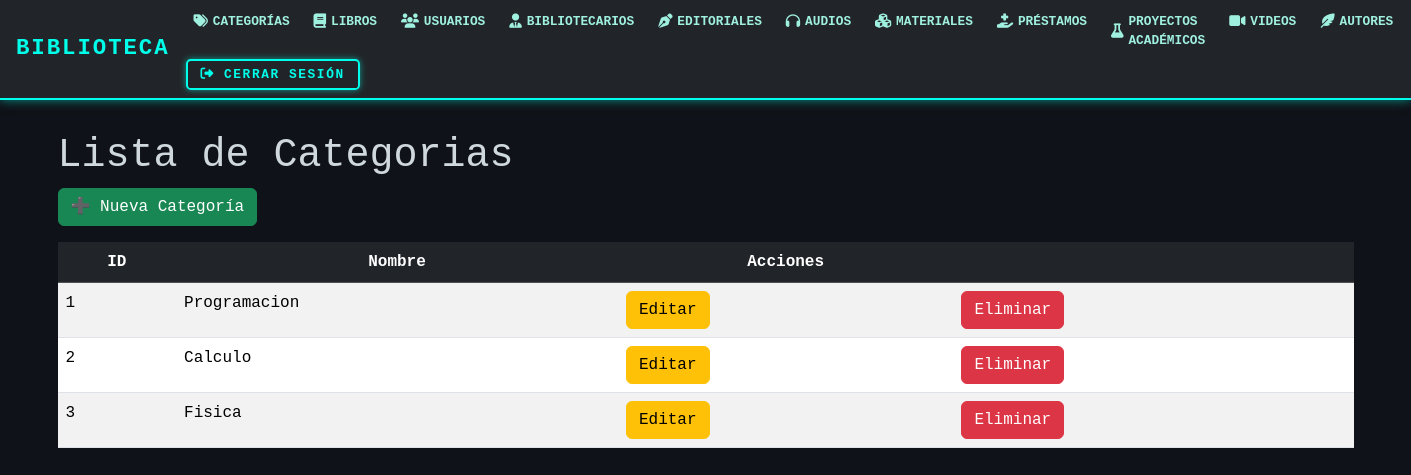
Before: /categorias/ with the older database file.
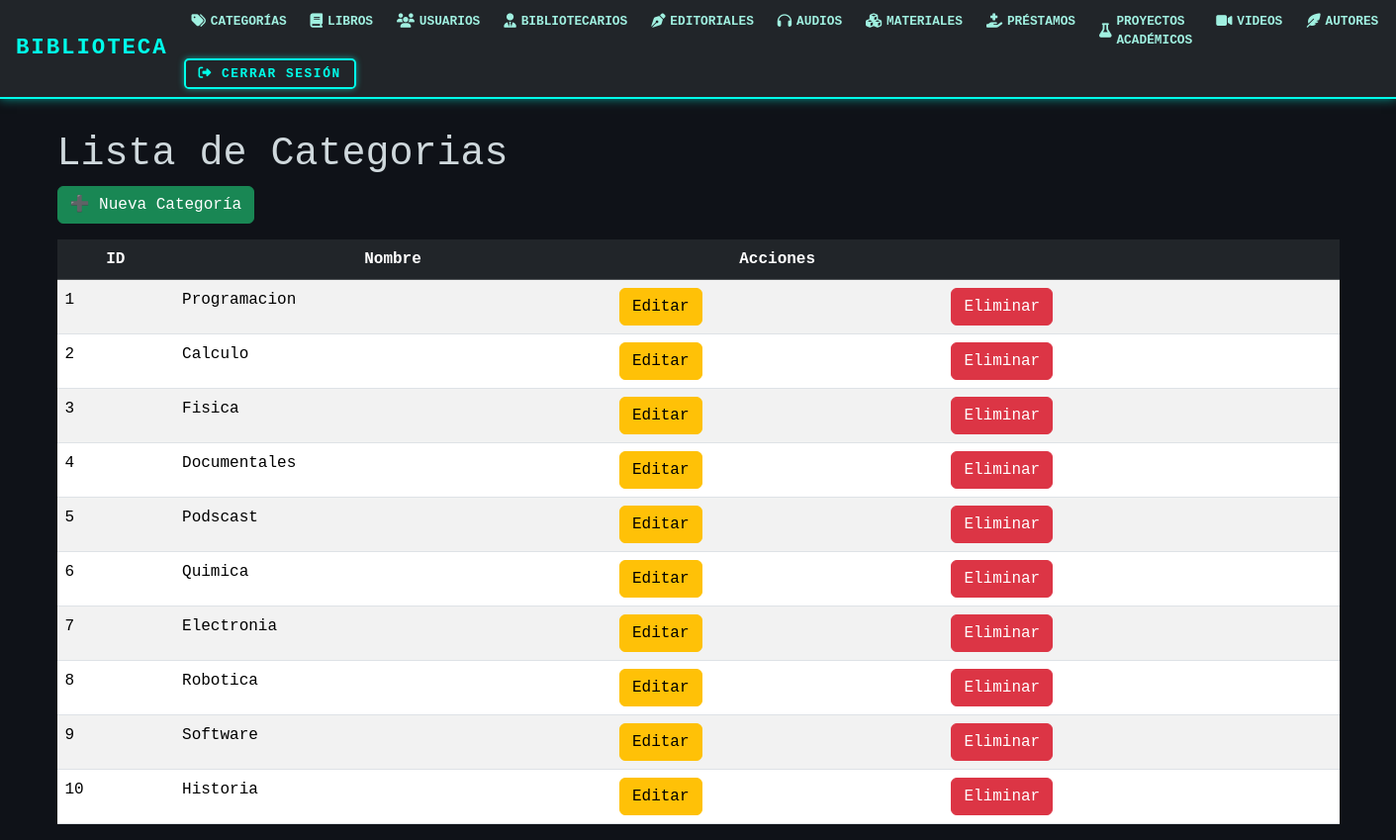
After: the same page with the newer database file.
### models/categoria_model.py (models this page shows, shortened)
class Categoria(db.Model):
    __tablename__ = "categoria"
    id_cat = db.Column(db.Integer, primary_key=True)
    nombre = db.Column(db.String(50), nullable=False)
    materiales = db.relationship('Material', back_populates='categoria')
    @staticmethod
    def get_all():
        return Categoria.query.all()

### controllers/categoria_controllers.py (the view)
@categoria_bp.route("/")
def index():
    categorias = Categoria.get_all()
    return categoria_view.list(categorias)

### views/categoria_view.py (called while the page is built)
def list(categorias):
    return render_template('categorias/index.html', categorias=categorias)

### templates/categorias/index.html (shortened to what this page needs)
{% extends 'base.html' %}
{% block content %}
<h1>Lista de Categorias</h1>
<a href="{{url_for('categoria.create')}}" class="btn btn-success mb-3">➕ Nueva Categoría</a>
<table class="table table-striped">
    <thead class="table-dark">
        <tr class="text-center">
            <th>ID</th>
            <th>Nombre</th>
            <th>Acciones    </th>
            <th></th>
        </tr>
    </thead>
    {% for item in categorias %}
    <tr>
        <td>{{item.id_cat}}</td>
        <td>{{item.nombre}}</td>
        <td>
            <a href="{{url_for('categoria.edit',id_cat=item.id_cat)}}" class="btn btn-warning">Editar</a>
        </td>
        <td>
            <a href="{{ url_for('categoria.delete', id_cat=item.id_cat) }}"
   class="btn btn-danger"
   onclick="return confirm('¿Estás seguro de que deseas eliminar la categoría {{ item.nombre }}?');">
   Eliminar
</a>
        </td>
    </tr>
    {% else %}
    <tr>
            <td colspan="6" class="text-center">No hay Categorias registradas.</td>
    </tr>
    {% endfor %}
</table>
{% endblock %}

Changed rows visible on the page:
added Categoria: id_cat "4", nombre "Documentales"
added Categoria: id_cat "5", nombre "Podscast"
added Categoria: id_cat "6", nombre "Quimica"
added Categoria: id_cat "7", nombre "Electronia"
added Categoria: id_cat "8", nombre "Robotica"
added Categoria: id_cat "9", nombre "Software"
added Categoria: id_cat "10", nombre "Historia"
